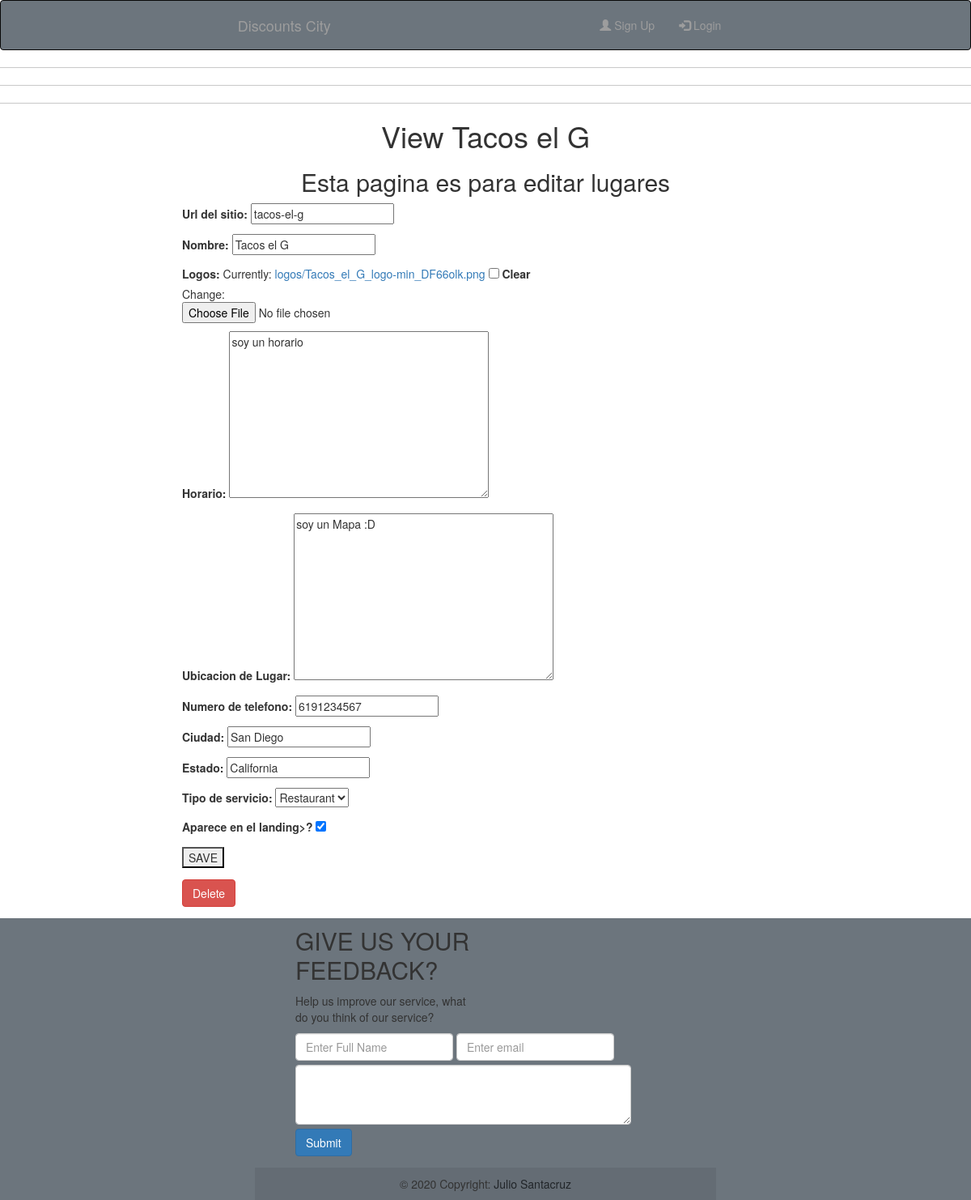
The page /view_place/1/ on the database its author committed.
### place/models.py (models this page shows, shortened)
class Place(models.Model):
    slug = models.CharField(max_length=30, verbose_name="url del sitio")
    title = models.CharField(max_length=100, verbose_name="Nombre")
    logo = models.ImageField(verbose_name="logos", upload_to="logos", null=True, blank=True )
    horario = models.TextField(verbose_name="horario" , default="soy un horario", blank=True)
    location = models.TextField(verbose_name="Ubicacion de Lugar", default="soy un Mapa :D" , blank=True)
    phone_number = models.CharField(max_length=12, verbose_name="numero de telefono" , blank=True)
    city = models.CharField(max_length=30, verbose_name="Ciudad")
    state = models.CharField(max_length=30, verbose_name="Estado")
    place_type = models.ForeignKey(PlaceType, on_delete=models.CASCADE, verbose_name="Tipo de servicio")
    featured = models.BooleanField(default=True, verbose_name="Aparece en el landing>?")
    timestamp = models.DateTimeField(auto_now_add=True)

class PlaceType(models.Model):
    slug = models.CharField(max_length=30, verbose_name="slug para categorias")
    title = models.CharField(
        choices=PLACE_TYPE,
        default='Restaurant',
        max_length=30,
        verbose_name='titulo')
    description = models.TextField(max_length=300, verbose_name="descripcion" )
    def __str__(self):
        return self.title

### place/views.py (the view, shortened to what this page needs)
# urls.py: path('view_place/<int:place_pk>/', views.view_place, name="view_place"),
def view_place(request, place_pk): #CRUD PLACES ADMIN ONLY
    place = get_object_or_404(Place, pk=place_pk)
    if request.method == 'GET':
        form = PlaceForm(instance=place)
        context = {'place': place, 'form': form}
        return render(request, 'place/view_place.html', context)

### place/forms.py
class  PlaceForm(ModelForm):
    class Meta:
        model = Place
        fields = '__all__'
        exclude = ('timestamp',)

### templates/place/view_place.html (shortened to what this page needs)
{% extends 'base.html' %}
{% load static %}
{% block content%}
<hr>
<hr>
<hr>
<div class="place-title">
    <h1>View {{place.title}}</h1>
    <h2>Esta pagina es para editar lugares </h2>
</div>
<div class="mx-auto" style="width: 750px;">
    <form method="POST">
        <table>
            {{form.as_p}}
        </table>
        <button type="submit">SAVE</button>
    </form>
    <form method="POST" action="{% url 'delete_place' place.id %}">
        <button type="submit" class="btn btn-danger">Delete</button>
    </form>
</div>
{% endblock %}

### templates/place/view_place.html (style rules this page uses)
.place-title { background-color: rgb(255, 255, 255); text-align: center; }

### rows shown on the page
Place: title "Tacos el G", slug "tacos-el-g", horario "soy un horario", location "soy un Mapa :D", phone_number "6191234567", city "San Diego", state "California", place_type "Restaurant", featured "☑"
